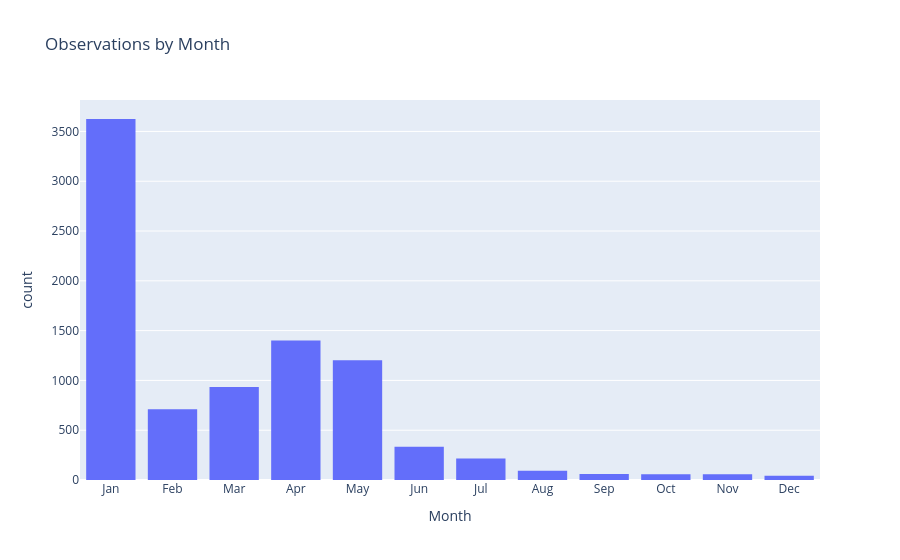

The notebook cell saved with this chart:
### Code cell
# Convert 'formatted_date_time' to datetime, errors='coerce' will turn bad formats to NaT
flying_squirrels_2000['clean_date'] = pd.to_datetime(flying_squirrels_2000['clean_date'], errors='coerce')

# Check for any NaT values (failed conversions)
print(flying_squirrels_2000['clean_date'].isna().sum())

# Now create 'month_name'
flying_squirrels_2000['month_name'] = flying_squirrels_2000['clean_date'].dt.strftime('%b')



# Create an interactive histogram to show the distribution of fire occurrences over time
fig = px.histogram(flying_squirrels_2000,
                   x='month_name',
                   title='Flying Squirrel Observations by Month (2000-2024)',
                   labels={'year': 'Acquisition Date'},
                   nbins=12,  # Adjust the number of bins for better visualization
                   color_discrete_sequence=['#c08497'])  # Color for the histogram bars

# Update layout for better visualization
fig.update_layout(
    xaxis_title='Date',
    yaxis_title='Observations',
    bargap=0.2,  # Gap between bars
)

fig = px.histogram(flying_squirrels_2000, x='month_name',
                   category_orders={"month_name": ['Jan', 'Feb', 'Mar', 'Apr', 'May', 'Jun',
                                                  'Jul', 'Aug', 'Sep', 'Oct', 'Nov', 'Dec']},
                   title='Observations by Month',
                   labels={'month_name': 'Month', 'count': 'Number of Observations'})

# Show the figure
fig.show()

### Figure 1 — Plotly figure (JSON) as saved in the notebook; plotly's stock layout.template omitted (floating-point values rounded to 4 significant figures; data arrays with more than 128 entries replaced by an {"elided": "..."} marker saying what was removed)
{"data": [{"bingroup": "x", "hovertemplate": "Month=%{x}<br>count=%{y}<extra></extra>", "legendgroup": "", "marker": {"color": "#636efa", "pattern": {"shape": ""}}, "name": "", "orientation": "v", "showlegend": false, "type": "histogram", "x": {"elided": "8735 str values"}, "xaxis": "x", "yaxis": "y"}], "layout": {"barmode": "relative", "legend": {"tracegroupgap": 0}, "title": {"text": "Observations by Month"}, "xaxis": {"anchor": "y", "categoryarray": ["Jan", "Feb", "Mar", "Apr", "May", "Jun", "Jul", "Aug", "Sep", "Oct", "Nov", "Dec"], "categoryorder": "array", "domain": [0, 1], "title": {"text": "Month"}}, "yaxis": {"anchor": "x", "domain": [0, 1], "title": {"text": "count"}}}}
